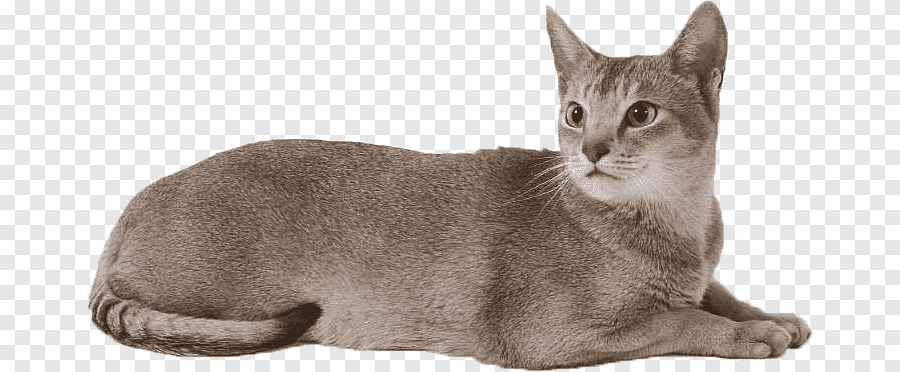
#> input picture crawling1/worddd/png-clipart-cats-cats.png, 900 x 372 px, found by its file name
$ python word_cloud.py
#> lines starting #> are read from the running program, lines starting #| are printed output that depends on the picture

from PIL import Image
from wordcloud import WordCloud
import numpy as np

# 이미지 마스크 만들기(꼭 png파일 필요합니다.)
# #워드 크라우드 마스크로 만들기 위해 행렬로 변환
mask = np.array(Image.open('crawling1\worddd\png-clipart-cats-cats.png'))
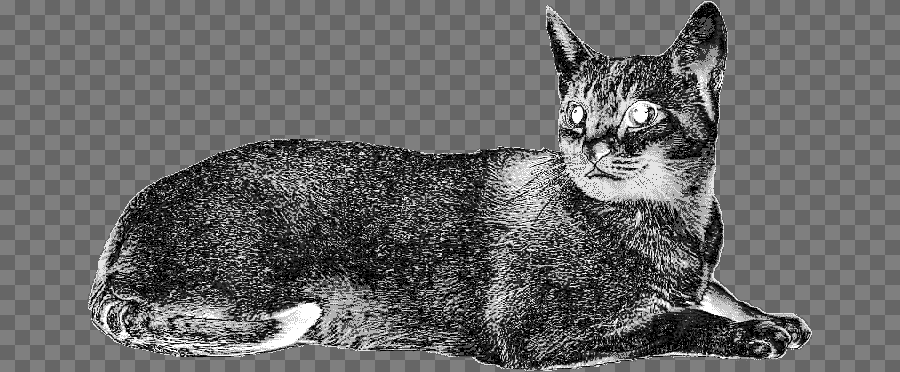
#> mask: shape (372, 900); min 0, max 10, mean 4.06; drawn with min black and max white


text = ""
#> (the run stopped early here; a loop or call above may not have finished)
